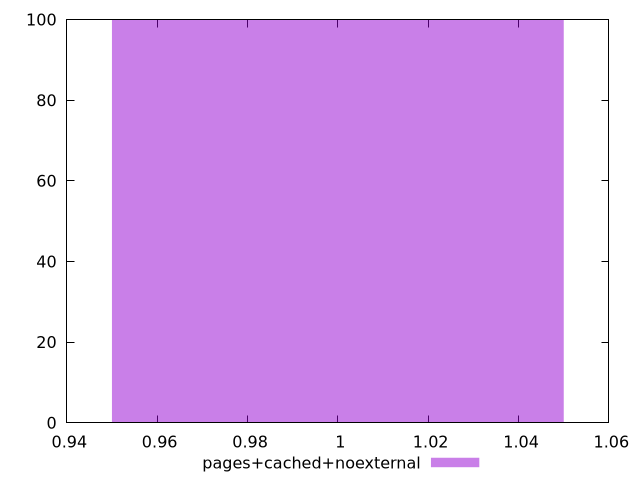

Generate this figure with gnuplot:
$_pagesCachedNoexternal <<EOF
1 100
EOF
set key outside below
set terminal pngcairo
set output "report_00006_2020-11-02T20-21-41.718Z/unminified-javascript/pages+cached+noexternal//hist.png"
set yrange [0:100]
set boxwidth 0.1
set style fill transparent solid 0.5 noborder
plot $_pagesCachedNoexternal title "pages+cached+noexternal" with boxes ,
